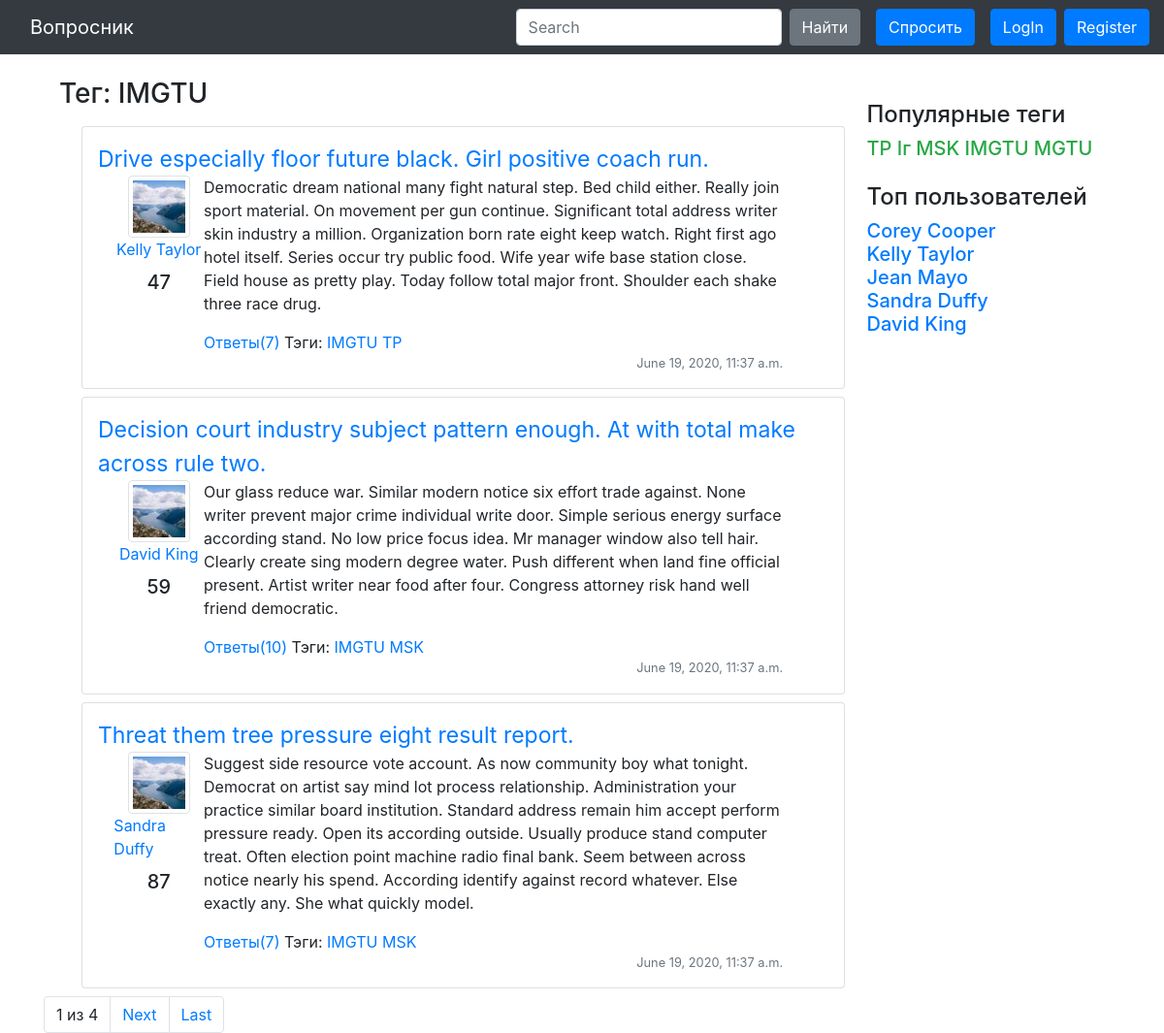
The app's page /tag/IMGTU/ with its own data.
### app/models.py (models this page shows)
class Tag(models.Model):
    text = models.CharField(max_length=100)
    objects = TManager()

class Question(models.Model):
    asking = models.ForeignKey(myUser, on_delete=models.CASCADE, related_name='asking')
    title = models.CharField(max_length=100)
    text = models.CharField(max_length=1000)
    ratin = models.IntegerField()
    tags = models.ManyToManyField(Tag, related_name='tagn')
    date = models.DateTimeField(auto_now=True)
    objects = QManager()

class myUser(User):
    avatar = models.FileField(upload_to='uploads/', default='IMG_4016.jpg')
    objects = myUManager()

### app/views.py (the view)
# urls.py: path('tag/<str:tag_name>/', views.tag, name='tag'),
def tag(request, tag_name):
    question_list = Question.objects.questionsByTag(tag_name)
    question_page, page = paginate(question_list, request, 3)
    return render(request, 'tag.html', {
        'tag': tag_name,
        'questions': question_page,
        'page': page,
        'best_user': myUser.objects.best(),
        'best_tag': Tag.objects.best(),
    })

### app/models.py (called while the page is built)
    def questionsByTag(self, tag):
        aq = Subquery(
            Answer.objects.filter(question_id=OuterRef("pk")).values('question_id').annotate(c=Count("*")).values('c'))
        tag_id = Tag.objects.filter(text=tag)[0].id
        questions = self.filter(tags=tag_id).annotate(answers_count=aq)
        return questions

    def best(self, n=5):
        return myUser.objects.annotate(active=models.Count('asking')).order_by("-active")[:n]

    def best(self, n=5):
        return Tag.objects.annotate(active=models.Count('tagn')).order_by("-active")[:n]

### app/views.py (called while the page is built)
def paginate(objects_list, request, count_obj):
    page_number = request.GET.get('page')
    if page_number is None:
        page_number = 1
    paginator = Paginator(objects_list, count_obj)
    if paginator.num_pages == 0:
        return None, None
    try:
        page = paginator.page(page_number)
    except EmptyPage:
        page = paginator.page(paginator.num_pages)
    except InvalidPage:
        page = paginator.page(1)
    return page.object_list, page

### templates/tag.html
{% extends 'base.html' %}
{% block content %}
<div class="row">
    <h3>Тег: {{tag}}</h3>
</div>
<div class="body">
    {% for question in questions %}
      {% include 'inc/question.html' %}
    {% endfor %}
</div>
{% endblock content %}
{% block pagination %}
    {% include 'inc/pagin.html' %}
{% endblock pagination %}

### templates/base.html (shortened to what this page needs)
{% load static %}
<!DOCTYPE html>
<html lang="en">
<head>
    <link href="{% static 'css/bootstrap.min.css' %}" rel="stylesheet">
    <link href="{% static 'open-iconic/font/css/open-iconic-bootstrap.css' %}" rel="stylesheet">
</head>
<body>
{% if user.is_authenticated %}
  {% include 'auto.html' %}
{% else %}
  {% include 'noauto.html' %}
{% endif %}
<main role="main" class="container">
    <div class="container mt-4 mx-3">
        <div class="row">
            <div class="col-md-9">
                {% block content %}{% endblock content %}
            </div>
            {% include 'inc/right_menu.html' %}
        </div>
    </div>
    {% block pagination %}{% endblock pagination %}
</main>
</body>
</html>

### templates/noauto.html
<div class="container-fluid">
    <nav class="row navbar navbar-expand-md navbar-dark bg-dark">
        <a class="col-3 navbar-brand" href="{% url 'index'%}">Вопросник</a>
        <div class="col-9 d-flex justify-content-end">
            <form class="form-inline">
                <input class="form-control mr-2" type="text" placeholder="Search" aria-label="Search">
                <button class="btn btn-secondary" type="submit">Найти</button>
            </form>
            <form action="{% url 'ask' %}">
                <button type="submit" class="btn btn-primary ml-3">Спросить</button>
            </form>
            <form action="{% url 'login' %}">
                <button type="submit" class="btn btn-primary ml-3">LogIn</button>
            </form>
            <form action="{% url 'signup' %}">
                <button type="submit" class="btn btn-primary ml-2">Register</button>
            </form>
        </div>
    </nav>
</div>

### templates/inc/question.html (shortened to what this page needs)
{% load static %}
<div class="card p-3 m-2">
    <a href="{% url 'question' qid=question.id %}"><big><big>{{ question.title }}</big></big></a>
    <div class="container">
        <div class="row justify-content-center">
            <div class="col-1 mx-0 p-0">
                <div class="row justify-content-center">
                    <img src="{% static 'img/507-64x64.jpg' %}" width="64" height="64"
                         class=" img-thumbnail">
                    <a href="#">{{question.asking.username}}</a>
                </div>
                <div class="row justify-content-center">
                    <button type="button" class="btn btn-default p-1" aria-label="Left Align">
                    </button>
                    <button type="button" class="btn btn-default p-1" aria-label="Left Align">
                    </button>
                </div>
                <div class="row justify-content-center">
                    <h5>{{question.ratin}}</h5>
                </div>
            </div>
            <div class="col-10">
                <p class="card-text">{{question.text}}</p>
                <a href="{% url 'question' qid=question.id %}">Ответы({{question.answers_count}})</a>
                Тэги: {%for tag in question.tags.all%} <a href="{% url 'tag' tag_name=tag.text%}"> {{tag.text}} </a> {%endfor%}
                <small><a class="text-secondary d-flex justify-content-end">{{question.date}}</a></small>
            </div>
        </div>
    </div>
</div>

### templates/inc/right_menu.html
<div class="col-3">
    <div class="row mt-4">
        <h4>Популярные теги </h4>
        <h5>
            <p>
                {% for us in best_tag %}
                <a href="{% url 'tag' tag_name=us.text %}" class="text-success">{{us.text}} </a>
                {% endfor %}
            </p>
        </h5>
    </div>
    <div class="row">
        <h4>Топ пользователей </h4> <br>
        <h5>
            <p>
                {% for us in best_user %}
                <a href="#">{{us.username}}<br /> </a>
                {% endfor %}
            </p>
        </h5>
    </div>
</div>

### templates/inc/pagin.html (shortened to what this page needs)
{% load static %}
<div class="pagination pages ">
    <li class="page-item"><a class="page-link">{{ page.number }} из {{ page.paginator.num_pages }}</a></li>
    {% if page.has_next %}
    <li class="page-item"><a class="page-link" href="?page={{ page.next_page_number }}">Next</a></li>
    <li class="page-item"><a class="page-link" href="?page={{ page.paginator.num_pages }}">Last</a></li>
    {% endif %}
</div>

### records on screen
Tag: text "IMGTU"
Question: title "Drive especially floor future black. Girl positive coach run.", asking.username "Kelly Taylor", ratin "47", text "Democratic dream national many fight natural step. Bed child either. Really join sport material. On movement per gun continue. Significant total address writer skin industry a million. Organization born rate eight keep watch. Right first ago hotel itself. Series occur try public food. Wife year wife base station close. Field house as pretty play. Today follow total major front. Shoulder each shake three race drug.", answers_count "7", date "June 19, 2020, 11:37 a.m."
Tag: text "TP"
Question: title "Decision court industry subject pattern enough. At with total make across rule two.", asking.username "David King", ratin "59", text "Our glass reduce war. Similar modern notice six effort trade against. None writer prevent major crime individual write door. Simple serious energy surface according stand. No low price focus idea. Mr manager window also tell hair. Clearly create sing modern degree water. Push different when land fine official present. Artist writer near food after four. Congress attorney risk hand well friend democratic.", answers_count "10", date "June 19, 2020, 11:37 a.m."
Tag: text "MSK"
Question: title "Threat them tree pressure eight result report.", asking.username "Sandra Duffy", ratin "87", text "Suggest side resource vote account. As now community boy what tonight. Democrat on artist say mind lot process relationship. Administration your practice similar board institution. Standard address remain him accept perform pressure ready. Open its according outside. Usually produce stand computer treat. Often election point machine radio final bank. Seem between across notice nearly his spend. According identify against record whatever. Else exactly any. She what quickly model.", answers_count "7", date "June 19, 2020, 11:37 a.m."
Tag: text "Iг"
Tag: text "MGTU"
myUser: username "Corey Cooper"
myUser: username "Kelly Taylor"
myUser: username "Jean Mayo"
myUser: username "Sandra Duffy"
myUser: username "David King"

### other values on screen
{{ page.number }} "1"
{{ page.paginator.num_pages }} "4"
